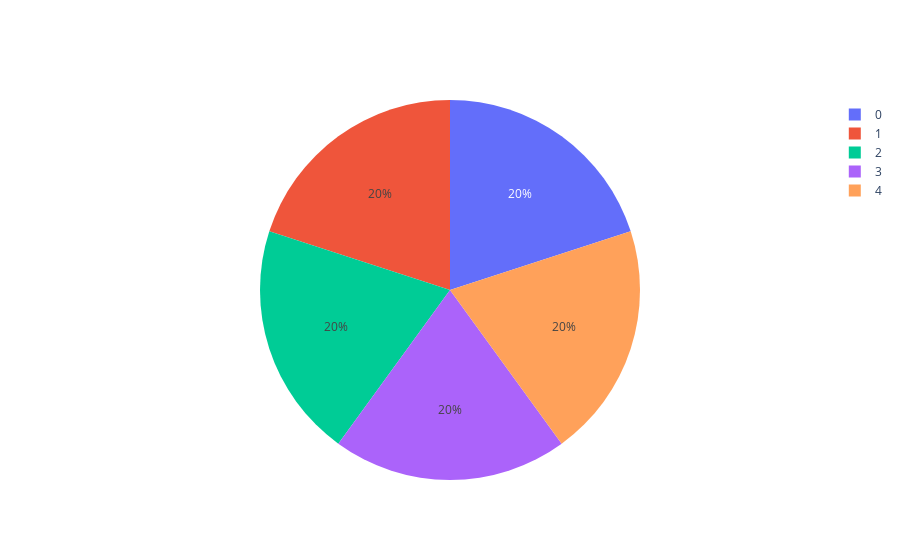

The notebook cell saved with this chart:
### Code cell
fig.show()

### Figure 1 — Plotly figure (JSON) as saved in the notebook; plotly's stock layout.template omitted (floating-point values rounded to 4 significant figures)
{"data": [{"labels": [0, 1, 2, 3, 4], "type": "pie", "values": [1, 1, 1, 1, 1]}], "layout": {}}
